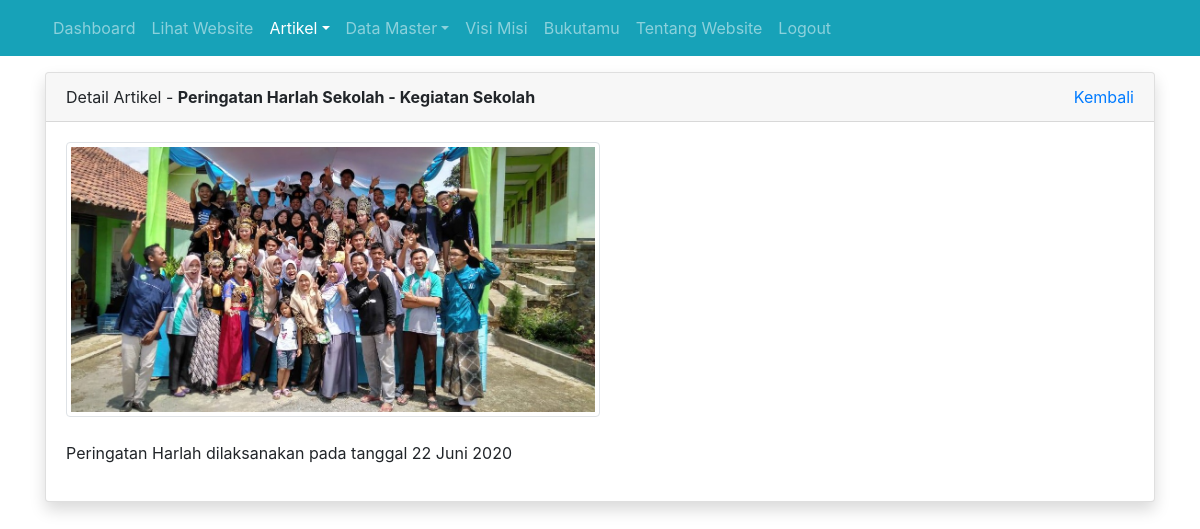
Page /admin/artikel/detail.php?id=19 (signed in) on the committed database.
### tables this page shows
CREATE TABLE `tbl_artikel` (
  `id` int(11) NOT NULL,
  `judul` varchar(255) DEFAULT NULL,
  `isi` text DEFAULT NULL,
  `tanggal` date DEFAULT NULL,
  `foto` varchar(100) DEFAULT NULL,
  `id_kategori` int(11) DEFAULT NULL
);

CREATE TABLE `tbl_kategori_artikel` (
  `id` int(11) NOT NULL,
  `nama_kategori` varchar(30) DEFAULT NULL
);

### admin/artikel/detail.php (the view, shortened to what this page needs)
<?php
require_once '../../koneksi.php';
$id = $_GET['id'];
$query = mysqli_query($koneksi, "SELECT tbl_artikel.*, tbl_kategori_artikel.nama_kategori FROM tbl_artikel INNER JOIN tbl_kategori_artikel ON tbl_artikel.id_kategori = tbl_kategori_artikel.id WHERE tbl_artikel.id = $id");
$row = mysqli_fetch_assoc($query);
?>
<!DOCTYPE html>
<html>
<head>
	<link rel="stylesheet" href="../../resources/datatables/datatables.min.css">
	<link rel="stylesheet" href="../../resources/css/bootstrap.min.css">
</head>
<body>
	<?php require_once '../navbar.php'; ?>
	<div class="container mt-3">
		<div class="row">
			<div class="col">
				<div class="card shadow">
					<div class="card-header">
						<div class="clearfix">
							<div class="float-left">
								Detail Artikel - <strong><?= $row['judul'] ?> - <?= $row['nama_kategori'] ?></strong>
							</div>
							<div class="float-right">
								<a href="index.php">Kembali</a>
							</div>
						</div>
					</div>
					<div class="card-body">
						<img src="../../images/artikel/<?= $row['foto'] ?>" alt="<?= $row['judul'] ?>" width="50%" class="img-thumbnail"><br><br>
						<?= $row['isi'] ?>
					</div>
				</div>
			</div>
		</div>
	</div>
</body>
</html>

### rows in the picture
tbl_artikel: judul "Peringatan Harlah Sekolah", id_kategori.nama_kategori "Kegiatan Sekolah", foto (picture), isi "Peringatan Harlah dilaksanakan pada tanggal 22 Juni 2020"
